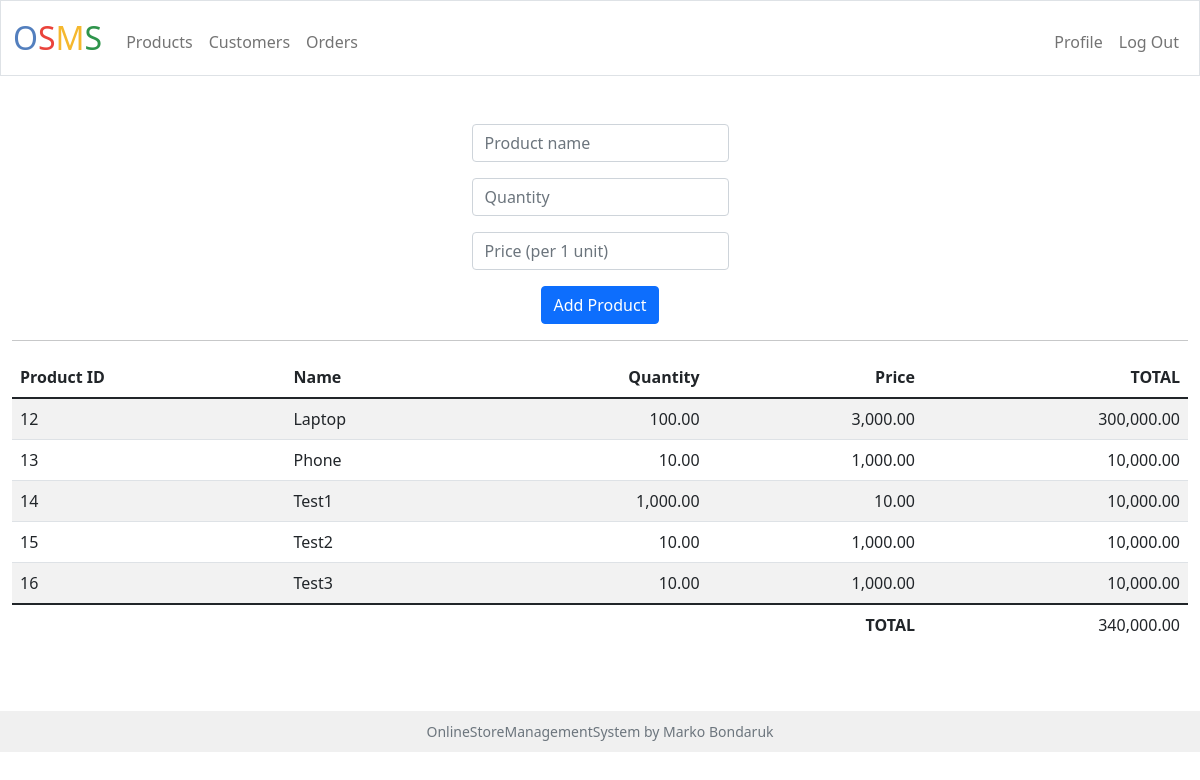
Page /products (signed in) on the earlier database version.
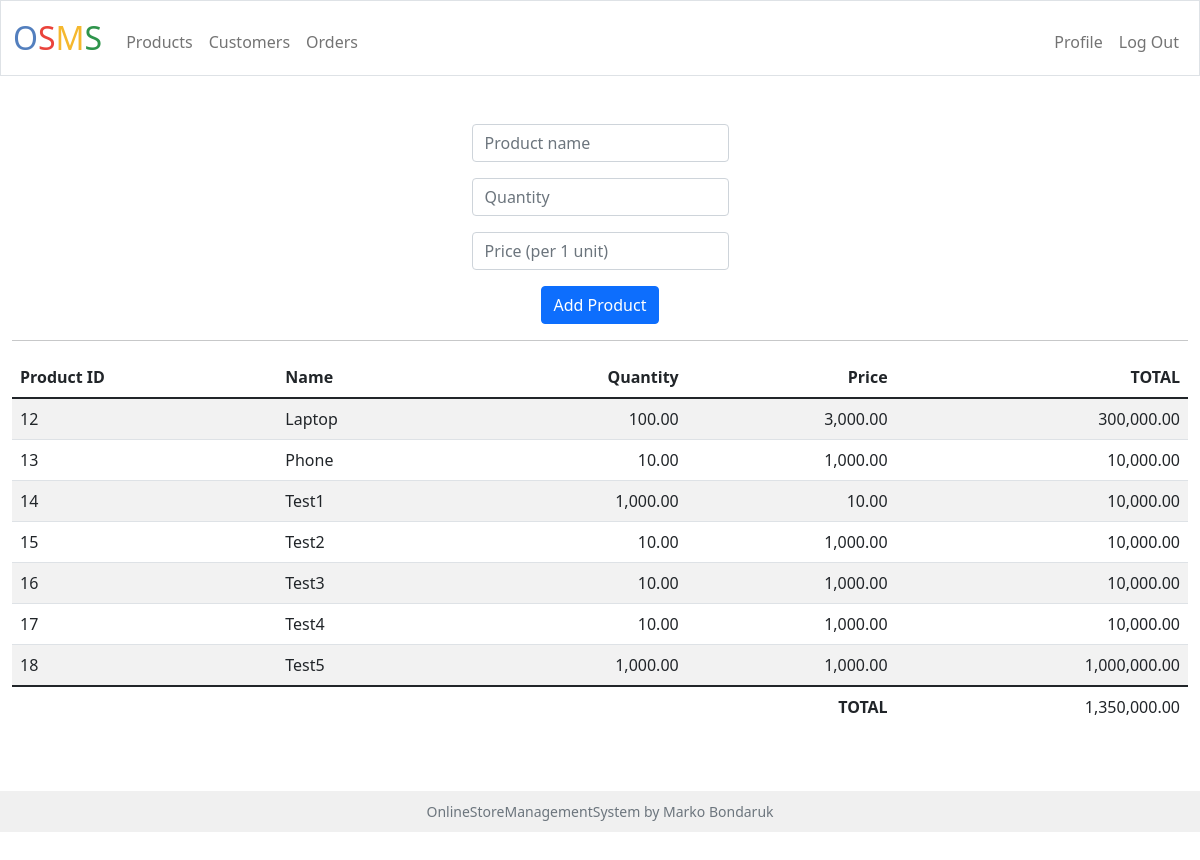
Same page on the later database version.
### tables this page shows
CREATE TABLE products (
        id INTEGER PRIMARY KEY,
        user_id INTEGER NOT NULL,
        name TEXT NOT NULL,
        quantity INTEGER,
        price INTEGER,
        FOREIGN KEY(user_id) REFERENCES users(id)
    );

### project.py (the view)
@app.route("/products", methods=["GET", "POST"])
@login_required
def products():
    cursor = get_cursor()
    cursor.execute("SELECT * FROM products WHERE user_id = ?", (session["user_id"],))
    products = cursor.fetchall()
    status = False
    total_price = 0
    if len(products) == 0:
        status = True
    for product in products:
            total_price += product[-1] * product[-2]
    if request.method == "POST":
        name = request.form.get("productname").lower().strip()
        if not name:
            return render_template("products.html", name_empty=True, products=products, empty_list=status, total_price=total_price)
        try:
            quantity = int(request.form.get("quantity"))
        except ValueError:
            print("Error: Quantity is not a valid number")
            return render_template("products.html", error_quantity=True, products=products, empty_list=status, total_price=total_price)
        try:
            price = round(float(request.form.get("price")), 2)
        except ValueError:
            print("Error: Price is not a valid number")
            return render_template("products.html", error_price=True, products=products, empty_list=status, total_price=total_price)
        cursor.execute("INSERT INTO products (user_id, name, quantity, price) VALUES (?, ?, ?, ?)",
                    (session["user_id"], name, quantity, price))
        cursor.connection.commit()
        cursor.execute("SELECT * FROM products WHERE user_id = ?", (session["user_id"],))
        products = cursor.fetchall()
        total_price = 0
        for product in products:
            total_price += product[-1] * product[-2]
        cursor.close()
        return render_template("products.html", products=products, total_price=total_price, empty_list=status)
    else:
        cursor.close()
        return render_template("products.html", products=products, total_price=total_price, empty_list=status)

### helpers.py (called while the page is built)
def login_required(f):
    @wraps(f)
    def decorated_function(*args, **kwargs):
        if session.get("user_id") is None:
            return redirect("/login")
        return f(*args, **kwargs)
    return decorated_function

def format_number(value):
    return f"{value:,.2f}"

### project.py (called while the page is built)
def get_cursor():
    return sqlite3.connect('app.db').cursor()

@app.after_request
def after_request(response):
    response.headers["Cache-Control"] = "no-cache, no-store, must-revalidate"
    response.headers["Expires"] = 0
    response.headers["Pragma"] = "no-cache"
    return response

### templates/products.html (shortened to what this page needs)
{% extends "layout.html" %}
{% block main %}
<div>
    <form action="/products" method="post">
        <div class="mb-3">
            <input class="form-control mx-auto w-auto" id="productname" name="productname" placeholder="Product name">
        </div>
        <div class="mb-3">
            <input class="form-control mx-auto w-auto" id="quantity" name="quantity" placeholder="Quantity">
        </div>
        <div class="mb-3">
            <input class="form-control mx-auto w-auto" id="price" name="price" placeholder="Price (per 1 unit)">
        </div>
        <button class="btn btn-primary" type="submit">Add Product</button>
    </form>
    <hr>
    {% if empty_list %}
    <p class="header">Products table is currently empty. Add your products below.</p>
    {% else %}
    <table class="table table-striped">
        <thead>
            <tr>
                <th class="text-start">Product ID</th>
                <th class="text-start">Name</th>
                <th class="text-end">Quantity</th>
                <th class="text-end">Price</th>
                <th class="text-end">TOTAL</th>
            </tr>
        </thead>
       <tbody>
            {% for product in products %}
                <tr>
                    <td class="text-start">{{ product[0] }}</td>
                    <td class="text-start">{{ product[2].title() }}</td>
                    <td class="text-end">{{ product[3] | format_number }}</td>
                    <td class="text-end">{{ product[4] | format_number }}</td>
                    <td class="text-end">{{ (product[3] * product[4]) | format_number }}</td>
            {% endfor %}
        </tbody>
        <tfoot>
            <tr>
                <td class="border-0 fw-bold text-end" colspan="4">TOTAL</td>
                <td class="border-0 w-bold text-end">{{ total_price | format_number}}</td>
            </tr>
        </tfoot>
    </table>
    {% endif %}
</div>
{% endblock %}

### templates/layout.html (shortened to what this page needs)
<!DOCTYPE html>
<html lang="en">
    <head>
        <link href="https://cdn.jsdelivr.net/npm/bootstrap@5.1.3/dist/css/bootstrap.min.css" rel="stylesheet">
        <link href="/static/styles.css" rel="stylesheet">
    </head>
    <body>
        <nav class="bg-lighf border navbar navbar-expand-md navbar-light">
            <div class="container-fluid" id="content">
                <a class="navbar-brand" href="/"><span class="blue">O</span><span class="red">S</span><span class="yellow">M</span><span class="green">S</span></a>
                <div class="collapse navbar-collapse" id="navbar">
                    {% if session["user_id"] %}
                        <ul class="navbar-nav me-auto mt-2">
                            <li class="nav-item"><a class="nav-link" href="/products">Products</a></li>
                            <li class="nav-item"><a class="nav-link" href="/customers">Customers</a></li>
                            <li class="nav-item"><a class="nav-link" href="/orders">Orders</a></li>
                        </ul>
                        <ul class="navbar-nav ms-auto mt-2">
                            <li class="nav-item"><a class="nav-link" href="/profile ">Profile</a></li>
                            <li class="nav-item"><a class="nav-link" href="/logout">Log Out</a></li>
                        </ul>
                    {% else %}
                        <ul class="navbar-nav ms-auto mt-2">
                            <li class="nav-item"><a class="nav-link" href="/register">Register</a></li>
                            <li class="nav-item"><a class="nav-link" href="/login">Log In</a></li>
                        </ul>
                    {% endif %}
                </div>
            </div>
        </nav>
        <main class="container-fluid py-5 text-center">
            {% block main %}{% endblock %}
        </main>
        <footer class="mb-5 small text-center text-muted footer">
            OnlineStoreManagementSystem by Marko Bondaruk</a>
        </footer>
    </body>
</html>

### static/styles.css (style rules this page uses)
nav .navbar-brand { font-size: xx-large; }
nav .navbar-brand .blue { color: #537fbe; }
nav .navbar-brand .red { color: #ea433b; }
nav .navbar-brand .yellow { color: #f5b82e; }
nav .navbar-brand .green { color: #2e944b; }
body { min-height: 100vh; margin: 0; padding: 0; display: flex; flex-direction: column; }
#content { flex: 1; }
.footer { text-align: center; background-color: #f0f0f0; padding: 10px; margin-top: auto; }

Differences in the rows shown:
added products: id "17", name "Test4", quantity "10.00", price "1,000.00", (product[3]*product[4])|format_number "10,000.00"
added products: id "18", name "Test5", quantity "1,000.00", price "1,000.00", (product[3]*product[4])|format_number "1,000,000.00"
Other differences:
{{ total_price | format_number }}: "340,000.00" → "1,350,000.00"
